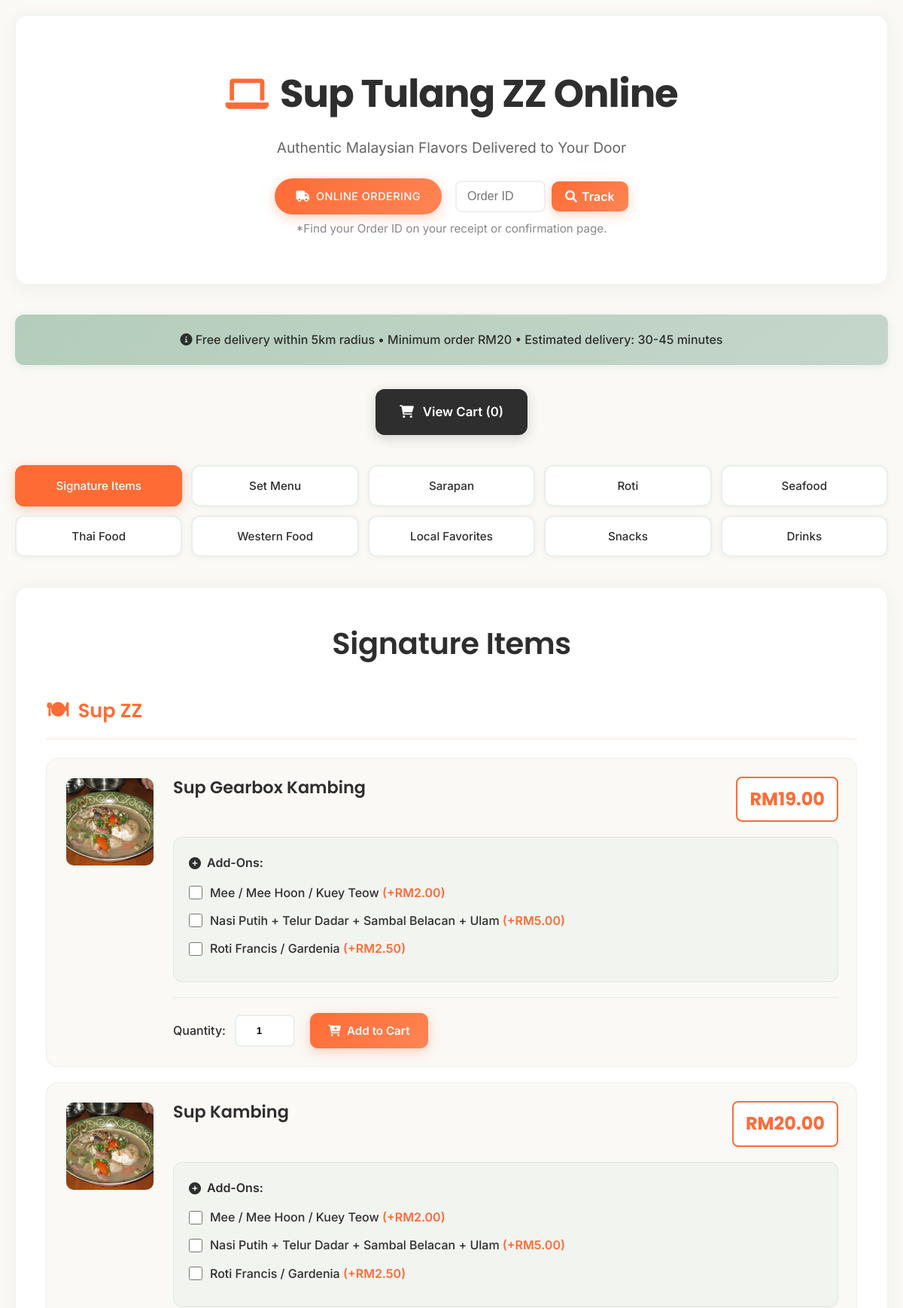
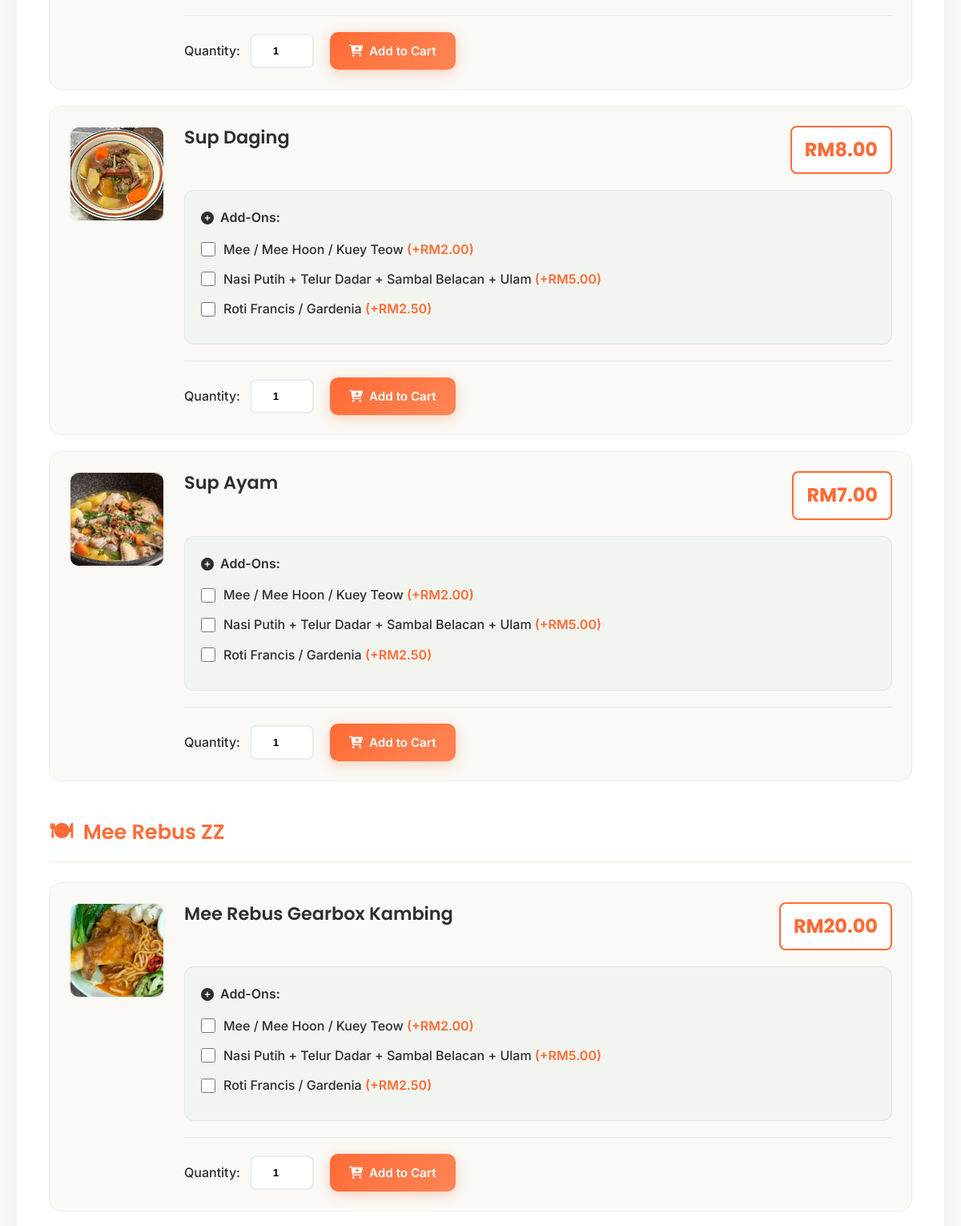
Page /online_menu.php (upper part) on the committed database (2 pictures, top to bottom).
### tables this page shows
CREATE TABLE `menu_items` (
  `id` int(11) NOT NULL,
  `name` varchar(100) DEFAULT NULL,
  `description` text DEFAULT NULL,
  `price` decimal(10,2) DEFAULT NULL,
  `category` varchar(50) DEFAULT NULL,
  `image_url` varchar(255) DEFAULT NULL
);

CREATE TABLE `addons` (
  `id` int(11) NOT NULL,
  `name` varchar(255) DEFAULT NULL,
  `description` text DEFAULT NULL,
  `price` decimal(10,2) DEFAULT NULL,
  `applies_to_category` varchar(255) DEFAULT NULL
);

### online_menu.php (the view, shortened to what this page needs)
<?php
include 'includes/db.php';
$cart = $_SESSION['online_cart'] ?? [];
$cartCount = array_sum(array_column($cart, 'quantity'));
?>
<!DOCTYPE html>
<html lang="en">
<head>
    <link href="https://cdnjs.cloudflare.com/ajax/libs/font-awesome/6.0.0/css/all.min.css" rel="stylesheet">
</head>
<body>
<div class="container">
    <div class="header">
        <h1><i class="fas fa-laptop icon"></i>Sup Tulang ZZ Online</h1>
        <p>Authentic Malaysian Flavors Delivered to Your Door</p>
        <div style="display: flex; align-items: center; justify-content: center; gap: 18px; flex-wrap: wrap;">
            <div class="online-badge">
                <i class="fas fa-truck"></i>
                Online Ordering
            </div>
            <form action="online_order_success.php" method="get" style="display: flex; align-items: center; gap: 8px;">
                <input
                    type="number"
                    name="oid"
                    class="form-input"
                    placeholder="Order ID"
                    required
                    style="padding: 10px 14px; border: 2px solid #f0f0f0; border-radius: 8px; font-size: 1em; width: 120px;"
                >
                <button
                    type="submit"
                    class="add-to-cart-btn"
                    style="padding: 10px 18px; font-size: 1em; display: flex; align-items: center; gap: 6px;"
                >
                    <i class="fas fa-search"></i> Track
                </button>
            </form>
        </div>
        <div style="font-size: 0.95em; color: #888; margin-top: 6px;">
            <span>*Find your Order ID on your receipt or confirmation page.</span>
        </div>
    </div>
    <div class="delivery-info">
        <i class="fas fa-info-circle"></i>
        Free delivery within 5km radius • Minimum order RM20 • Estimated delivery: 30-45 minutes
    </div>
    <div class="cart-section">
        <a class="cart-link" href="online_cart.php">
            <i class="fas fa-shopping-cart"></i>
            View Cart (<?= $cartCount ?>)
        </a>
    </div>
    <?php
    $menuGroups = [
        "Signature Items" => ["Sup ZZ", "Mee Rebus ZZ"],
        "Set Menu" => ["Set Nasi & Lauk"],
        "Sarapan" => ["Sarapan"],
        "Roti" => ["Roti Bakar", "Roti Canai"],
        "Seafood" => ["Ikan Siakap & Bakar-Bakar", "Menu Ikan"],
        "Thai Food" => ["Aneka Lauk Thai", "Sup Ala Thai", "Tomyam"],
        "Western Food" => ["Western Food", "Spaghetti"],
        "Local Favorites" => ["Goreng-Goreng", "Mee Kuah"],
        "Snacks" => ["Burger", "Sides", "Goreng Tepung"],
        "Drinks" => ["Drinks"]
    ];
    $categoryToAddonMap = [
        'Sup ZZ' => 'Signature Soups',
        'Mee Rebus ZZ' => 'Signature Soups'
    ];
    ?>
    <div class="menu-buttons">
        <?php foreach ($menuGroups as $groupName => $categories): ?>
            <button class="menu-btn" onclick="showGroup('<?= htmlspecialchars($groupName) ?>')">
                <?= htmlspecialchars($groupName) ?>
            </button>
        <?php endforeach; ?>
    </div>
    <?php foreach ($menuGroups as $groupName => $categories): ?>
        <div class="group" data-group="<?= htmlspecialchars($groupName) ?>">
            <div class="group-title"><?= htmlspecialchars($groupName) ?></div>
            <?php foreach ($categories as $category): ?>
                <?php
                $stmt = $conn->prepare("SELECT id, name, price, image_url FROM menu_items WHERE category = ?");
                $stmt->bind_param("s", $category);
                $stmt->execute();
                $result = $stmt->get_result();
                if ($result->num_rows > 0):
                ?>
                    <div class="category">
                        <h3><?= htmlspecialchars($category) ?></h3>
                        <?php while ($row = $result->fetch_assoc()): ?>
                            <div class="menu-item-card">
                                <div class="menu-item-content">
                                    <div class="menu-item-image">
                                        <?php
                                        $imagePath = $row['image_url'] ?? '';
                                        if (!empty($imagePath)) {
                                            if (filter_var($imagePath, FILTER_VALIDATE_URL)) {
                                                $webImagePath = $imagePath;
                                            } else {
                                                $webImagePath = '/restaurant-order-system/' . ltrim($imagePath, '/\\');
                                            }
                                            ?>
                                            <img src="<?= htmlspecialchars($webImagePath) ?>"
                                                 alt="<?= htmlspecialchars($row['name']) ?>"
                                                 onerror="this.parentElement.innerHTML='<div class=\'no-image\'><i class=\'fas fa-image\'></i></div>'">
                                        <?php
                                        } else { ?>
                                            <div class="no-image">
                                                <i class="fas fa-image"></i>
                                            </div>
                                        <?php } ?>
                                    </div>
                                    <div class="menu-item-details">
                                        <div class="menu-item-header">
                                            <div class="menu-item-name"><?= htmlspecialchars($row['name']) ?></div>
                                            <div class="menu-item-price">RM<?= number_format($row['price'], 2) ?></div>
                                        </div>
                                        <form action="add_to_online_cart.php" method="POST">
                                            <?php
                                            $addon_category = $categoryToAddonMap[$category] ?? null;
                                            if ($addon_category) {
                                                $stmt_addon = $conn->prepare("SELECT id, name, price FROM addons WHERE applies_to_category = ?");
                                                $stmt_addon->bind_param("s", $addon_category);
                                                $stmt_addon->execute();
                                                $addon_result = $stmt_addon->get_result();
                                                if ($addon_result->num_rows > 0):
                                            ?>
                                                <div class="addons">
                                                    <strong><i class="fas fa-plus-circle"></i> Add-Ons:</strong>
                                                    <?php while ($addon = $addon_result->fetch_assoc()): ?>
                                                        <div>
                                                            <input type="checkbox" name="addons[<?= $addon['id'] ?>]" value="<?= $addon['price'] ?>" id="addon_<?= $addon['id'] ?>_<?= $row['id'] ?>">
                                                            <label for="addon_<?= $addon['id'] ?>_<?= $row['id'] ?>">
                                                                <?= htmlspecialchars($addon['name']) ?>
                                                                <span>(+RM<?= number_format($addon['price'], 2) ?>)</span>
                                                            </label>
                                                        </div>
                                                    <?php endwhile; ?>
                                                </div>
                                            <?php
                                                endif;
                                            }
                                            ?>
                                            <div class="order-form">
                                                <div>
                                                    <label for="qty_<?= $row['id'] ?>">Quantity:</label>
                                                    <input type="number" name="quantity" value="1" min="1" max="10" id="qty_<?= $row['id'] ?>">
                                                </div>
                                                <button type="submit" class="add-to-cart-btn">
                                                    <i class="fas fa-cart-plus"></i>
                                                    Add to Cart
                                                </button>
                                            </div>
                                        </form>
                                    </div>
                                </div>
                            </div>
                        <?php endwhile; ?>
                    </div>
                <?php endif; ?>
            <?php endforeach; ?>
        </div>
    <?php endforeach; ?>
</div>
</body>
</html>

### rows in the picture
menu_items: image_url (picture), name "Sup Gearbox Kambing", price "19.00", quantity "1"
addons: name "Mee / Mee Hoon / Kuey Teow", price "2.00"
addons: name "Nasi Putih + Telur Dadar + Sambal Belacan + Ulam", price "5.00"
addons: name "Roti Francis / Gardenia", price "2.50"
menu_items: image_url (picture), name "Sup Kambing", price "20.00"
menu_items: image_url (picture), name "Sup Daging", price "8.00"
menu_items: image_url (picture), name "Sup Ayam", price "7.00"
menu_items: image_url (placeholder picture), name "Mee Rebus Gearbox Kambing", price "20.00"

### other values in the picture
$cartCount "0"
$groupName "Signature Items"
$groupName "Set Menu"
$groupName "Sarapan"
$groupName "Roti"
$groupName "Seafood"
$groupName "Thai Food"
$groupName "Western Food"
$groupName "Local Favorites"
$groupName "Snacks"
$groupName "Drinks"
$category "Sup ZZ"
$category "Mee Rebus ZZ"
